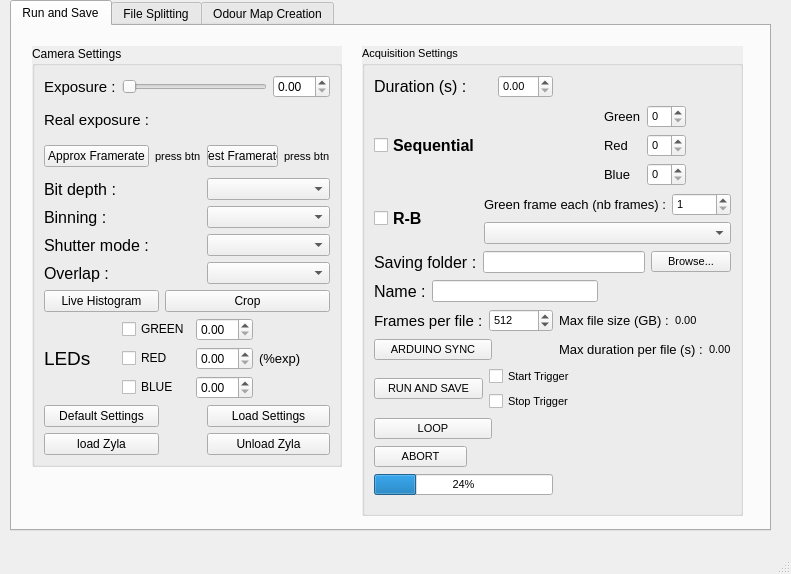
<?xml version="1.0" encoding="UTF-8"?>
<ui version="4.0">
 <class>MainWindow</class>
 <widget class="QMainWindow" name="MainWindow">
  <property name="geometry">
   <rect>
    <x>0</x>
    <y>0</y>
    <width>791</width>
    <height>574</height>
   </rect>
  </property>
  <property name="windowTitle">
   <string>OMMI</string>
  </property>
  <widget class="QWidget" name="centralwidget">
   <widget class="QTabWidget" name="tabWidget">
    <property name="geometry">
     <rect>
      <x>10</x>
      <y>0</y>
      <width>761</width>
      <height>531</height>
     </rect>
    </property>
    <property name="currentIndex">
     <number>0</number>
    </property>
    <widget class="QWidget" name="tab">
     <attribute name="title">
      <string>Run and Save</string>
     </attribute>
     <widget class="QGroupBox" name="groupBox">
      <property name="geometry">
       <rect>
        <x>20</x>
        <y>20</y>
        <width>310</width>
        <height>421</height>
       </rect>
      </property>
      <property name="autoFillBackground">
       <bool>true</bool>
      </property>
      <property name="title">
       <string>Camera Settings</string>
      </property>
      <layout class="QGridLayout" name="gridLayout_4">
       <item row="0" column="0">
        <widget class="QLabel" name="expLabel">
         <property name="font">
          <font>
           <pointsize>11</pointsize>
          </font>
         </property>
         <property name="text">
          <string>Exposure :</string>
         </property>
        </widget>
       </item>
       <item row="0" column="1" colspan="3">
        <layout class="QHBoxLayout" name="horizontalLayout_4">
         <item>
          <widget class="QSlider" name="expSlider">
           <property name="orientation">
            <enum>Qt::Horizontal</enum>
           </property>
          </widget>
         </item>
         <item>
          <widget class="QDoubleSpinBox" name="C_expSb"/>
         </item>
        </layout>
       </item>
       <item row="1" column="0" colspan="2">
        <widget class="QLabel" name="expLabel_2">
         <property name="font">
          <font>
           <pointsize>11</pointsize>
          </font>
         </property>
         <property name="text">
          <string>Real exposure :</string>
         </property>
        </widget>
       </item>
       <item row="1" column="2">
        <widget class="QLabel" name="realExp">
         <property name="font">
          <font>
           <pointsize>11</pointsize>
          </font>
         </property>
         <property name="text">
          <string/>
         </property>
        </widget>
       </item>
       <item row="2" column="0" colspan="3">
        <layout class="QHBoxLayout" name="horizontalLayout">
         <item>
          <widget class="QPushButton" name="approxFramerateBtn">
           <property name="text">
            <string>Approx Framerate</string>
           </property>
          </widget>
         </item>
         <item>
          <widget class="QLabel" name="approxFramerateLabel">
           <property name="font">
            <font>
             <pointsize>8</pointsize>
            </font>
           </property>
           <property name="text">
            <string>press btn</string>
           </property>
          </widget>
         </item>
        </layout>
       </item>
       <item row="2" column="3">
        <layout class="QHBoxLayout" name="horizontalLayout_10">
         <item>
          <widget class="QPushButton" name="testFramerateBtn">
           <property name="text">
            <string>Test Framerate</string>
           </property>
          </widget>
         </item>
         <item>
          <widget class="QLabel" name="testFramerateLabel">
           <property name="font">
            <font>
             <pointsize>8</pointsize>
            </font>
           </property>
           <property name="text">
            <string>press btn</string>
           </property>
          </widget>
         </item>
        </layout>
       </item>
       <item row="3" column="0" colspan="2">
        <widget class="QLabel" name="label_7">
         <property name="font">
          <font>
           <pointsize>12</pointsize>
          </font>
         </property>
         <property name="text">
          <string>Bit depth :</string>
         </property>
        </widget>
       </item>
       <item row="3" column="3">
        <widget class="QComboBox" name="bitBox"/>
       </item>
       <item row="4" column="0">
        <widget class="QLabel" name="label_3">
         <property name="font">
          <font>
           <pointsize>12</pointsize>
          </font>
         </property>
         <property name="text">
          <string>Binning :</string>
         </property>
        </widget>
       </item>
       <item row="4" column="3">
        <widget class="QComboBox" name="binBox"/>
       </item>
       <item row="5" column="0" colspan="2">
        <widget class="QLabel" name="label_13">
         <property name="font">
          <font>
           <pointsize>12</pointsize>
          </font>
         </property>
         <property name="text">
          <string>Shutter mode :</string>
         </property>
        </widget>
       </item>
       <item row="5" column="3">
        <widget class="QComboBox" name="shutBox"/>
       </item>
       <item row="6" column="0">
        <widget class="QLabel" name="label_18">
         <property name="font">
          <font>
           <pointsize>12</pointsize>
          </font>
         </property>
         <property name="text">
          <string>Overlap :</string>
         </property>
        </widget>
       </item>
       <item row="6" column="3">
        <widget class="QComboBox" name="overlapBox"/>
       </item>
       <item row="7" column="0" colspan="2">
        <widget class="QPushButton" name="histoBtn">
         <property name="text">
          <string>Live Histogram</string>
         </property>
        </widget>
       </item>
       <item row="7" column="2" colspan="2">
        <widget class="QPushButton" name="cropBtn">
         <property name="text">
          <string>Crop</string>
         </property>
        </widget>
       </item>
       <item row="8" column="0" colspan="4">
        <layout class="QHBoxLayout" name="horizontalLayout_3">
         <item>
          <widget class="QLabel" name="label_2">
           <property name="font">
            <font>
             <pointsize>14</pointsize>
            </font>
           </property>
           <property name="text">
            <string>LEDs</string>
           </property>
          </widget>
         </item>
         <item>
          <layout class="QGridLayout" name="gridLayout_2">
           <item row="0" column="0">
            <widget class="QCheckBox" name="Green">
             <property name="text">
              <string>GREEN</string>
             </property>
            </widget>
           </item>
           <item row="0" column="1">
            <widget class="QDoubleSpinBox" name="gExpRatio"/>
           </item>
           <item row="1" column="0">
            <widget class="QCheckBox" name="Red">
             <property name="text">
              <string>RED</string>
             </property>
            </widget>
           </item>
           <item row="1" column="1">
            <widget class="QDoubleSpinBox" name="rExpRatio"/>
           </item>
           <item row="2" column="0">
            <widget class="QCheckBox" name="Blue">
             <property name="text">
              <string>BLUE</string>
             </property>
            </widget>
           </item>
           <item row="2" column="1">
            <widget class="QDoubleSpinBox" name="bExpRatio"/>
           </item>
          </layout>
         </item>
         <item>
          <widget class="QLabel" name="label_15">
           <property name="font">
            <font>
             <pointsize>10</pointsize>
            </font>
           </property>
           <property name="text">
            <string>(%exp)</string>
           </property>
          </widget>
         </item>
        </layout>
       </item>
       <item row="9" column="0" colspan="2">
        <widget class="QPushButton" name="defaultSettingsBtn">
         <property name="text">
          <string>Default Settings</string>
         </property>
        </widget>
       </item>
       <item row="9" column="3">
        <widget class="QPushButton" name="loadSettingsFileBtn">
         <property name="text">
          <string>Load Settings</string>
         </property>
        </widget>
       </item>
       <item row="10" column="0" colspan="2">
        <widget class="QPushButton" name="loadBtn">
         <property name="text">
          <string>load Zyla</string>
         </property>
        </widget>
       </item>
       <item row="10" column="3">
        <widget class="QPushButton" name="unloadBtn">
         <property name="text">
          <string>Unload Zyla</string>
         </property>
        </widget>
       </item>
      </layout>
      <zorder>label_7</zorder>
      <zorder>bitBox</zorder>
      <zorder>label_3</zorder>
      <zorder>binBox</zorder>
      <zorder>histoBtn</zorder>
      <zorder>cropBtn</zorder>
      <zorder>expLabel_2</zorder>
      <zorder>expLabel</zorder>
      <zorder>realExp</zorder>
      <zorder></zorder>
      <zorder></zorder>
      <zorder>shutBox</zorder>
      <zorder>label_13</zorder>
      <zorder>overlapBox</zorder>
      <zorder>label_18</zorder>
      <zorder>defaultSettingsBtn</zorder>
      <zorder>loadSettingsFileBtn</zorder>
      <zorder>unloadBtn</zorder>
      <zorder>loadBtn</zorder>
     </widget>
     <widget class="QGroupBox" name="groupBox_2">
      <property name="geometry">
       <rect>
        <x>350</x>
        <y>20</y>
        <width>381</width>
        <height>470</height>
       </rect>
      </property>
      <property name="font">
       <font>
        <pointsize>8</pointsize>
       </font>
      </property>
      <property name="autoFillBackground">
       <bool>true</bool>
      </property>
      <property name="title">
       <string>Acquisition Settings</string>
      </property>
      <layout class="QGridLayout" name="gridLayout_3">
       <item row="0" column="0">
        <widget class="QLabel" name="label_4">
         <property name="font">
          <font>
           <pointsize>12</pointsize>
          </font>
         </property>
         <property name="text">
          <string>Duration (s) :</string>
         </property>
        </widget>
       </item>
       <item row="1" column="4">
        <layout class="QGridLayout" name="gridLayout">
         <item row="0" column="0">
          <widget class="QLabel" name="label_6">
           <property name="font">
            <font>
             <pointsize>10</pointsize>
            </font>
           </property>
           <property name="text">
            <string>Green</string>
           </property>
          </widget>
         </item>
         <item row="0" column="1">
          <widget class="QSpinBox" name="gRatio"/>
         </item>
         <item row="1" column="0">
          <widget class="QLabel" name="label_8">
           <property name="font">
            <font>
             <pointsize>10</pointsize>
            </font>
           </property>
           <property name="text">
            <string>Red</string>
           </property>
          </widget>
         </item>
         <item row="1" column="1">
          <widget class="QSpinBox" name="rRatio"/>
         </item>
         <item row="2" column="0">
          <widget class="QLabel" name="label_9">
           <property name="font">
            <font>
             <pointsize>10</pointsize>
            </font>
           </property>
           <property name="text">
            <string>Blue</string>
           </property>
          </widget>
         </item>
         <item row="2" column="1">
          <widget class="QSpinBox" name="bRatio"/>
         </item>
        </layout>
       </item>
       <item row="2" column="0" colspan="6">
        <layout class="QHBoxLayout" name="horizontalLayout_11">
         <item>
          <widget class="QCheckBox" name="rbMode">
           <property name="font">
            <font>
             <pointsize>12</pointsize>
             <weight>75</weight>
             <bold>true</bold>
            </font>
           </property>
           <property name="text">
            <string>R-B</string>
           </property>
          </widget>
         </item>
         <item>
          <layout class="QVBoxLayout" name="verticalLayout_2">
           <item>
            <layout class="QHBoxLayout" name="horizontalLayout_9">
             <item>
              <widget class="QLabel" name="label_20">
               <property name="font">
                <font>
                 <pointsize>10</pointsize>
                </font>
               </property>
               <property name="text">
                <string>Green frame each (nb frames) :</string>
               </property>
              </widget>
             </item>
             <item>
              <widget class="QSpinBox" name="gInterval">
               <property name="minimum">
                <number>1</number>
               </property>
               <property name="maximum">
                <number>10000</number>
               </property>
              </widget>
             </item>
            </layout>
           </item>
           <item>
            <widget class="QComboBox" name="rbColorBox">
             <property name="minimumSize">
              <size>
               <width>247</width>
               <height>0</height>
              </size>
             </property>
            </widget>
           </item>
          </layout>
         </item>
        </layout>
       </item>
       <item row="3" column="0" colspan="6">
        <layout class="QHBoxLayout" name="horizontalLayout_5">
         <item>
          <widget class="QLabel" name="label_19">
           <property name="font">
            <font>
             <pointsize>12</pointsize>
            </font>
           </property>
           <property name="text">
            <string>Saving folder :</string>
           </property>
          </widget>
         </item>
         <item>
          <widget class="QLineEdit" name="savingPath"/>
         </item>
         <item>
          <widget class="QPushButton" name="savingPathBtn">
           <property name="text">
            <string>Browse...</string>
           </property>
          </widget>
         </item>
        </layout>
       </item>
       <item row="4" column="0" colspan="4">
        <layout class="QHBoxLayout" name="horizontalLayout_12">
         <item>
          <widget class="QLabel" name="label_11">
           <property name="font">
            <font>
             <pointsize>12</pointsize>
            </font>
           </property>
           <property name="text">
            <string>Name :</string>
           </property>
          </widget>
         </item>
         <item>
          <widget class="QLineEdit" name="experimentName"/>
         </item>
        </layout>
       </item>
       <item row="5" column="0" colspan="3">
        <layout class="QHBoxLayout" name="horizontalLayout_7">
         <item>
          <widget class="QLabel" name="label_10">
           <property name="font">
            <font>
             <pointsize>11</pointsize>
            </font>
           </property>
           <property name="text">
            <string>Frames per file :</string>
           </property>
          </widget>
         </item>
         <item>
          <widget class="QSpinBox" name="framePerFileBox">
           <property name="maximum">
            <number>10000</number>
           </property>
           <property name="value">
            <number>512</number>
           </property>
          </widget>
         </item>
        </layout>
       </item>
       <item row="5" column="3" colspan="3">
        <layout class="QHBoxLayout" name="horizontalLayout_8">
         <item>
          <widget class="QLabel" name="label_12">
           <property name="font">
            <font>
             <pointsize>10</pointsize>
            </font>
           </property>
           <property name="text">
            <string>Max file size (GB) :</string>
           </property>
          </widget>
         </item>
         <item>
          <widget class="QLabel" name="sizePerFileLabel">
           <property name="text">
            <string>0.00</string>
           </property>
          </widget>
         </item>
        </layout>
       </item>
       <item row="10" column="0" colspan="3">
        <widget class="QProgressBar" name="progressBar">
         <property name="value">
          <number>24</number>
         </property>
        </widget>
       </item>
       <item row="6" column="3" colspan="3">
        <layout class="QHBoxLayout" name="horizontalLayout_13">
         <item>
          <widget class="QLabel" name="label_14">
           <property name="font">
            <font>
             <pointsize>10</pointsize>
            </font>
           </property>
           <property name="text">
            <string>Max duration per file (s) :</string>
           </property>
          </widget>
         </item>
         <item>
          <widget class="QLabel" name="durationPerFileLabel">
           <property name="text">
            <string>0.00</string>
           </property>
          </widget>
         </item>
        </layout>
       </item>
       <item row="6" column="0" colspan="2">
        <widget class="QPushButton" name="arduinoBtn">
         <property name="text">
          <string>ARDUINO SYNC</string>
         </property>
        </widget>
       </item>
       <item row="7" column="0" colspan="4">
        <layout class="QHBoxLayout" name="horizontalLayout_2">
         <item>
          <widget class="QPushButton" name="runSaveBtn">
           <property name="text">
            <string>RUN AND SAVE</string>
           </property>
          </widget>
         </item>
         <item>
          <layout class="QVBoxLayout" name="verticalLayout">
           <item>
            <widget class="QCheckBox" name="startTriggerBox">
             <property name="text">
              <string>Start Trigger</string>
             </property>
            </widget>
           </item>
           <item>
            <widget class="QCheckBox" name="stopTriggerBox">
             <property name="text">
              <string>Stop Trigger</string>
             </property>
            </widget>
           </item>
          </layout>
         </item>
        </layout>
       </item>
       <item row="8" column="0" colspan="2">
        <widget class="QPushButton" name="loopBtn">
         <property name="text">
          <string>LOOP</string>
         </property>
        </widget>
       </item>
       <item row="9" column="0">
        <widget class="QPushButton" name="abortBtn">
         <property name="text">
          <string>ABORT</string>
         </property>
        </widget>
       </item>
       <item row="0" column="2">
        <widget class="QDoubleSpinBox" name="experimentDuration"/>
       </item>
       <item row="1" column="0" colspan="3">
        <widget class="QCheckBox" name="rgbMode">
         <property name="font">
          <font>
           <pointsize>12</pointsize>
           <weight>75</weight>
           <bold>true</bold>
          </font>
         </property>
         <property name="text">
          <string>Sequential</string>
         </property>
        </widget>
       </item>
      </layout>
      <zorder>arduinoBtn</zorder>
      <zorder>abortBtn</zorder>
      <zorder>progressBar</zorder>
      <zorder>label_4</zorder>
      <zorder>rgbMode</zorder>
      <zorder></zorder>
      <zorder>loopBtn</zorder>
      <zorder>experimentDuration</zorder>
     </widget>
    </widget>
    <widget class="QWidget" name="tab_2">
     <attribute name="title">
      <string>File Splitting</string>
     </attribute>
     <widget class="QGroupBox" name="groupBox_3">
      <property name="geometry">
       <rect>
        <x>20</x>
        <y>20</y>
        <width>701</width>
        <height>211</height>
       </rect>
      </property>
      <property name="autoFillBackground">
       <bool>true</bool>
      </property>
      <property name="title">
       <string>Classic File</string>
      </property>
      <widget class="QPushButton" name="splitAllBtn">
       <property name="geometry">
        <rect>
         <x>280</x>
         <y>80</y>
         <width>151</width>
         <height>23</height>
        </rect>
       </property>
       <property name="text">
        <string>Process whole folder</string>
       </property>
      </widget>
      <widget class="QPushButton" name="loadFileBtn">
       <property name="geometry">
        <rect>
         <x>10</x>
         <y>20</y>
         <width>135</width>
         <height>23</height>
        </rect>
       </property>
       <property name="text">
        <string>Load Mouse Folder</string>
       </property>
      </widget>
      <widget class="QListWidget" name="subDirList">
       <property name="geometry">
        <rect>
         <x>10</x>
         <y>50</y>
         <width>256</width>
         <height>151</height>
        </rect>
       </property>
      </widget>
      <widget class="QLabel" name="folderName">
       <property name="geometry">
        <rect>
         <x>150</x>
         <y>20</y>
         <width>361</width>
         <height>16</height>
        </rect>
       </property>
       <property name="text">
        <string>load a folder...</string>
       </property>
      </widget>
      <widget class="QPushButton" name="splitBtn">
       <property name="geometry">
        <rect>
         <x>280</x>
         <y>50</y>
         <width>151</width>
         <height>23</height>
        </rect>
       </property>
       <property name="text">
        <string>Split channels and .txt files</string>
       </property>
      </widget>
     </widget>
     <widget class="QGroupBox" name="groupBox_4">
      <property name="geometry">
       <rect>
        <x>20</x>
        <y>240</y>
        <width>701</width>
        <height>211</height>
       </rect>
      </property>
      <property name="autoFillBackground">
       <bool>true</bool>
      </property>
      <property name="title">
       <string>Loop File</string>
      </property>
      <widget class="QPushButton" name="loadExpFileBtn">
       <property name="geometry">
        <rect>
         <x>10</x>
         <y>20</y>
         <width>135</width>
         <height>23</height>
        </rect>
       </property>
       <property name="text">
        <string>Load Experiment Folder</string>
       </property>
      </widget>
      <widget class="QListWidget" name="dataStimList">
       <property name="geometry">
        <rect>
         <x>10</x>
         <y>50</y>
         <width>256</width>
         <height>151</height>
        </rect>
       </property>
      </widget>
      <widget class="QLabel" name="experimentFolderName">
       <property name="geometry">
        <rect>
         <x>150</x>
         <y>20</y>
         <width>291</width>
         <height>16</height>
        </rect>
       </property>
       <property name="styleSheet">
        <string notr="true">border-color: rgb(0, 0, 0);</string>
       </property>
       <property name="text">
        <string>load a folder...</string>
       </property>
      </widget>
      <widget class="QPushButton" name="splitFilesOdourBtn">
       <property name="geometry">
        <rect>
         <x>280</x>
         <y>100</y>
         <width>151</width>
         <height>23</height>
        </rect>
       </property>
       <property name="text">
        <string>Split files by odour</string>
       </property>
      </widget>
      <widget class="QPushButton" name="loadStimSeqBtn">
       <property name="geometry">
        <rect>
         <x>460</x>
         <y>20</y>
         <width>135</width>
         <height>23</height>
        </rect>
       </property>
       <property name="text">
        <string>Load Stim Sequence File</string>
       </property>
      </widget>
      <widget class="QListWidget" name="stimList">
       <property name="geometry">
        <rect>
         <x>460</x>
         <y>50</y>
         <width>231</width>
         <height>151</height>
        </rect>
       </property>
      </widget>
      <widget class="QPushButton" name="splitStimFileBtn">
       <property name="geometry">
        <rect>
         <x>280</x>
         <y>60</y>
         <width>151</width>
         <height>23</height>
        </rect>
       </property>
       <property name="text">
        <string>Split Stim file</string>
       </property>
      </widget>
     </widget>
    </widget>
    <widget class="QWidget" name="tab_3">
     <attribute name="title">
      <string>Odour Map Creation</string>
     </attribute>
     <widget class="QGroupBox" name="groupBox_5">
      <property name="geometry">
       <rect>
        <x>20</x>
        <y>20</y>
        <width>701</width>
        <height>271</height>
       </rect>
      </property>
      <property name="autoFillBackground">
       <bool>true</bool>
      </property>
      <property name="title">
       <string>Map Creation</string>
      </property>
      <widget class="QListWidget" name="odourFoldersList">
       <property name="geometry">
        <rect>
         <x>10</x>
         <y>50</y>
         <width>231</width>
         <height>151</height>
        </rect>
       </property>
      </widget>
      <widget class="QLabel" name="label">
       <property name="geometry">
        <rect>
         <x>270</x>
         <y>60</y>
         <width>151</width>
         <height>16</height>
        </rect>
       </property>
       <property name="font">
        <font>
         <pointsize>11</pointsize>
        </font>
       </property>
       <property name="text">
        <string>Baseline of (frames) :</string>
       </property>
      </widget>
      <widget class="QSpinBox" name="baselineLength">
       <property name="geometry">
        <rect>
         <x>450</x>
         <y>60</y>
         <width>42</width>
         <height>22</height>
        </rect>
       </property>
      </widget>
      <widget class="QLabel" name="label_5">
       <property name="geometry">
        <rect>
         <x>270</x>
         <y>90</y>
         <width>171</width>
         <height>16</height>
        </rect>
       </property>
       <property name="font">
        <font>
         <pointsize>11</pointsize>
        </font>
       </property>
       <property name="text">
        <string>Stimulation of (frames) :</string>
       </property>
      </widget>
      <widget class="QSpinBox" name="stimLength">
       <property name="geometry">
        <rect>
         <x>450</x>
         <y>90</y>
         <width>42</width>
         <height>22</height>
        </rect>
       </property>
      </widget>
      <widget class="QCheckBox" name="redProcessBox">
       <property name="geometry">
        <rect>
         <x>280</x>
         <y>120</y>
         <width>70</width>
         <height>17</height>
        </rect>
       </property>
       <property name="text">
        <string>Red</string>
       </property>
      </widget>
      <widget class="QCheckBox" name="blueProcessBox">
       <property name="geometry">
        <rect>
         <x>350</x>
         <y>120</y>
         <width>70</width>
         <height>17</height>
        </rect>
       </property>
       <property name="text">
        <string>Blue</string>
       </property>
      </widget>
      <widget class="QPushButton" name="mapBtn">
       <property name="geometry">
        <rect>
         <x>260</x>
         <y>170</y>
         <width>211</width>
         <height>23</height>
        </rect>
       </property>
       <property name="text">
        <string>Create Odour Map for Selected Odours</string>
       </property>
      </widget>
      <widget class="QWidget" name="layoutWidget">
       <property name="geometry">
        <rect>
         <x>500</x>
         <y>90</y>
         <width>171</width>
         <height>16</height>
        </rect>
       </property>
       <layout class="QHBoxLayout" name="horizontalLayout_14">
        <item>
         <widget class="QLabel" name="label_22">
          <property name="font">
           <font>
            <pointsize>8</pointsize>
           </font>
          </property>
          <property name="text">
           <string>Stimulation ends at frame</string>
          </property>
         </widget>
        </item>
        <item>
         <widget class="QLabel" name="stimEndLabel">
          <property name="font">
           <font>
            <pointsize>8</pointsize>
           </font>
          </property>
          <property name="text">
           <string>...</string>
          </property>
         </widget>
        </item>
       </layout>
      </widget>
      <widget class="QWidget" name="layoutWidget">
       <property name="geometry">
        <rect>
         <x>500</x>
         <y>60</y>
         <width>171</width>
         <height>16</height>
        </rect>
       </property>
       <layout class="QHBoxLayout" name="horizontalLayout_15">
        <item>
         <widget class="QLabel" name="label_17">
          <property name="font">
           <font>
            <pointsize>8</pointsize>
           </font>
          </property>
          <property name="text">
           <string>Stimulation starts at frame</string>
          </property>
         </widget>
        </item>
        <item>
         <widget class="QLabel" name="stimStartLabel">
          <property name="font">
           <font>
            <pointsize>8</pointsize>
           </font>
          </property>
          <property name="text">
           <string>...</string>
          </property>
         </widget>
        </item>
       </layout>
      </widget>
      <widget class="QPushButton" name="loadOdourFolderBtn">
       <property name="geometry">
        <rect>
         <x>11</x>
         <y>21</y>
         <width>121</width>
         <height>23</height>
        </rect>
       </property>
       <property name="text">
        <string>Load Experiment Folder</string>
       </property>
      </widget>
      <widget class="QLabel" name="expFolderO">
       <property name="geometry">
        <rect>
         <x>139</x>
         <y>21</y>
         <width>241</width>
         <height>16</height>
        </rect>
       </property>
       <property name="text">
        <string>load a folder...</string>
       </property>
      </widget>
      <zorder>layoutWidget</zorder>
      <zorder>loadOdourFolderBtn</zorder>
      <zorder>odourFoldersList</zorder>
      <zorder>label</zorder>
      <zorder>baselineLength</zorder>
      <zorder>label_5</zorder>
      <zorder>stimLength</zorder>
      <zorder>redProcessBox</zorder>
      <zorder>blueProcessBox</zorder>
      <zorder>mapBtn</zorder>
      <zorder>layoutWidget</zorder>
      <zorder>expFolderO</zorder>
     </widget>
    </widget>
   </widget>
  </widget>
  <widget class="QMenuBar" name="menubar">
   <property name="geometry">
    <rect>
     <x>0</x>
     <y>0</y>
     <width>791</width>
     <height>21</height>
    </rect>
   </property>
  </widget>
  <widget class="QStatusBar" name="statusbar"/>
 </widget>
 <resources/>
 <connections/>
</ui>
